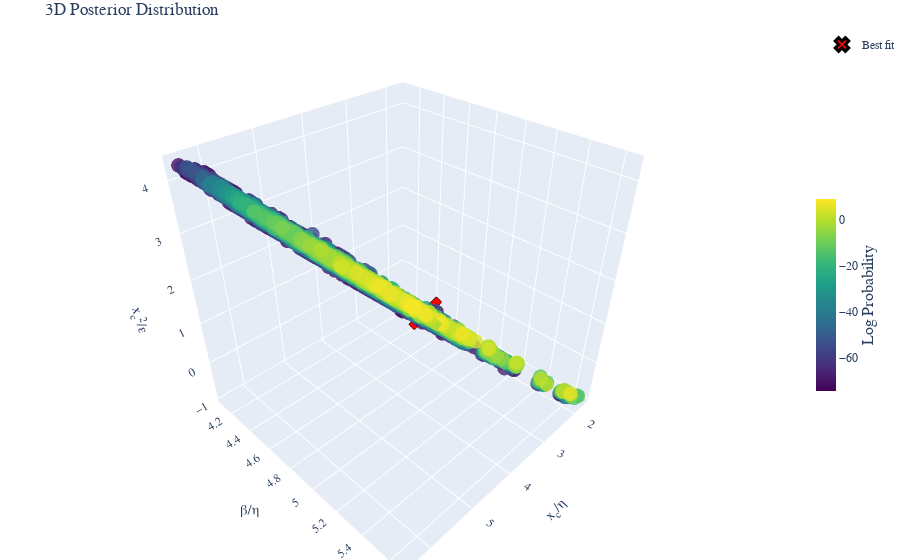

This figure's notebook cell:
### Code cell
post.bins =None
fig =post.plot_posterior3D_interactive([0,1,2],labels=["$x_c/\\eta$","$\\beta/\\eta$","$x_c^2/\\epsilon$","$x_c$","ExtH"], truths=np.log(best_theta_trans),truth_label="Best fit" )
# Save the figure using matplotlib's savefig instead of plotly's write_image
fig.show()
# Save the figure as HTML
html_file_name=file.replace('_post.csv','_3D')
html_path = os.path.join(base_products_folder, 'html_3d_plots', f'{html_file_name}.html')
# Create directory if it doesn't exist
os.makedirs(os.path.dirname(html_path), exist_ok=True)
fig.write_html(html_path)

### Figure 1 — Plotly figure (JSON) as saved in the notebook; plotly's stock layout.template omitted (floating-point values rounded to 4 significant figures; data arrays with more than 128 entries replaced by an {"elided": "..."} marker saying what was removed)
{"data": [{"marker": {"color": {"elided": "3054 float values"}, "colorbar": {"len": 0.4, "thickness": 20, "title": {"font": {"size": 16}, "side": "right", "text": "Log Probability"}, "x": 1.0, "y": 0.5}, "colorscale": [[0.0, "#440154"], [0.1111, "#482878"], [0.2222, "#3e4989"], [0.3333, "#31688e"], [0.4444, "#26828e"], [0.5556, "#1f9e89"], [0.6667, "#35b779"], [0.7778, "#6ece58"], [0.8889, "#b5de2b"], [1.0, "#fde725"]], "opacity": 0.8, "size": 5}, "mode": "markers", "name": "Posterior", "scene": "scene", "showlegend": false, "type": "scatter3d", "x": {"elided": "3054 float values"}, "y": {"elided": "3054 float values"}, "z": {"elided": "3054 float values"}}, {"marker": {"color": "red", "line": {"color": "black", "width": 3}, "size": 12, "symbol": "x"}, "mode": "markers", "name": "Best fit", "scene": "scene", "showlegend": true, "type": "scatter3d", "x": [3.688], "y": [4.928], "z": [1.135]}], "layout": {"font": {"family": "Computer Modern"}, "margin": {"b": 0, "l": 0, "r": 0, "t": 30}, "scene": {"aspectmode": "cube", "xaxis": {"exponentformat": "e", "showexponent": "all", "title": {"font": {"size": 14}, "text": "x<sub>c</sub>/η"}}, "yaxis": {"exponentformat": "e", "showexponent": "all", "title": {"font": {"size": 14}, "text": "β/η"}}, "zaxis": {"exponentformat": "e", "showexponent": "all", "title": {"font": {"size": 14}, "text": "x<sub>c</sub><sup>2</sup>/ε"}}}, "title": {"text": "3D Posterior Distribution"}}}
